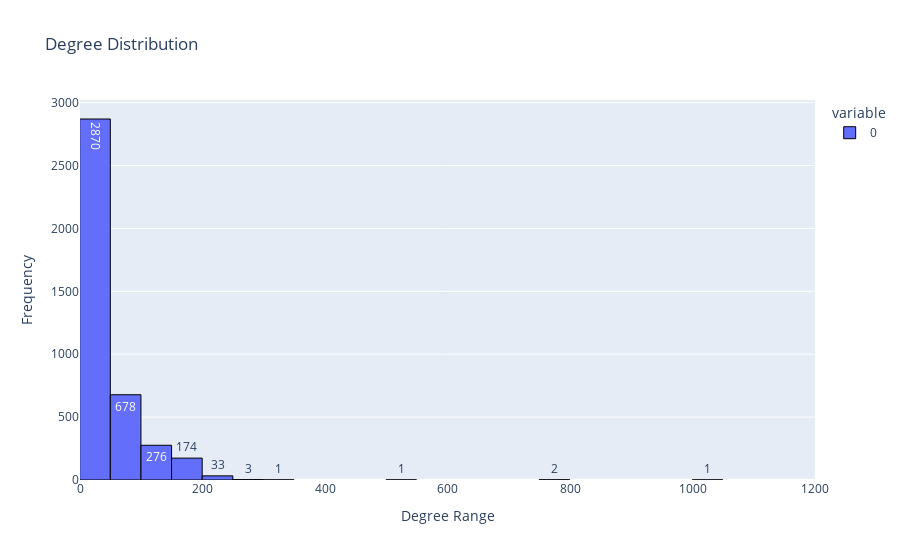

The notebook cell saved with this chart:
### Code cell
import plotly.express as px

fig = px.histogram(
    degrees,
    nbins=50,
    text_auto=True,
    title='Degree Distribution',range_x=(0,1200)
)
fig.update_layout(
    xaxis_title='Degree Range',
    yaxis_title='Frequency'
)
fig.update_traces(
    marker_line_color='black',  # border color
    marker_line_width=1         # border thickness
    
)
fig.show()

### Figure 1 — Plotly figure (JSON) as saved in the notebook; plotly's stock layout.template omitted (floating-point values rounded to 4 significant figures; data arrays with more than 128 entries replaced by an {"elided": "..."} marker saying what was removed)
{"data": [{"bingroup": "x", "hovertemplate": "variable=0<br>value=%{x}<br>count=%{y}<extra></extra>", "legendgroup": "0", "marker": {"color": "#636efa", "line": {"color": "black", "width": 1}, "pattern": {"shape": ""}}, "name": "0", "nbinsx": 50, "orientation": "v", "showlegend": true, "texttemplate": "%{value}", "type": "histogram", "x": {"elided": "4039 int values"}, "xaxis": "x", "yaxis": "y"}], "layout": {"barmode": "relative", "legend": {"title": {"text": "variable"}, "tracegroupgap": 0}, "title": {"text": "Degree Distribution"}, "xaxis": {"anchor": "y", "domain": [0, 1], "range": [0, 1200], "title": {"text": "Degree Range"}}, "yaxis": {"anchor": "x", "domain": [0, 1], "title": {"text": "Frequency"}}}}
